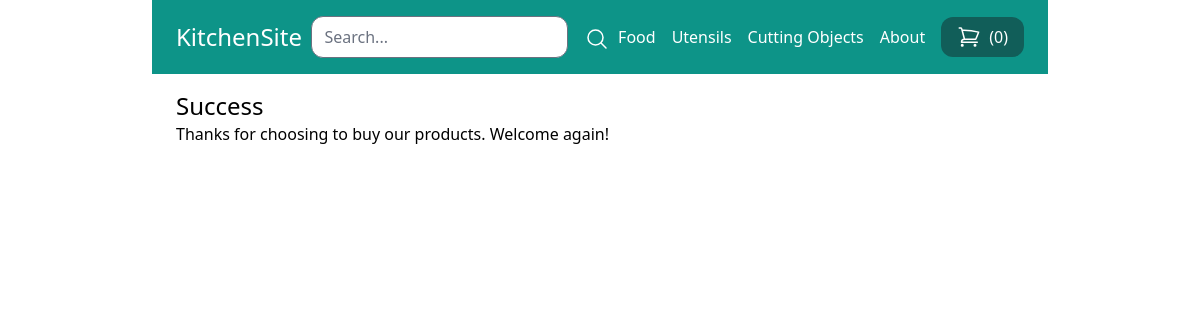
Page /cart/success/ on the committed database.
### store/models.py (models this page shows, shortened)
class Category(models.Model):
    title = models.CharField(max_length=60)
    slug = models.SlugField(max_length=60)
    class Meta:
        verbose_name_plural = 'Categories'

### store/views.py (the view)
# urls.py: path('cart/success/', views.success, name='success'),
def success(request):
    return render(request, 'store/success.html')

### store/cart.py (called while the page is built)
    def __len__(self):
        return sum(item['quantity'] for item in self.cart.values())

### store/context_processors.py (called while the page is built)
def cart(request):
    return {'cart': Cart(request)}

### store/templatetags/menu.py (called while the page is built)
@register.inclusion_tag('core/menu.html')
def menu():
    categories = Category.objects.all()
    return {'categories': categories}

### store/templates/store/success.html (shortened to what this page needs)
{% extends 'core/base.html' %}
{% block content %}
<h1 class="text-2xl">Success</h1>
<p>
    Thanks for choosing to buy our products. Welcome again!
</p>
{% endblock %}

### core/templates/core/menu.html
{% for category in categories %}
<a href="{% url 'category_detail' category.slug %}" class="text-white">{{category.title}}</a>
{% endfor %}
<a href="{% url 'about' %}" class="text-white">About</a>

### rows in the picture
Category: title "Food"
Category: title "Utensils"
Category: title "Cutting Objects"

### other values in the picture
{{ cart|length }} "0"
